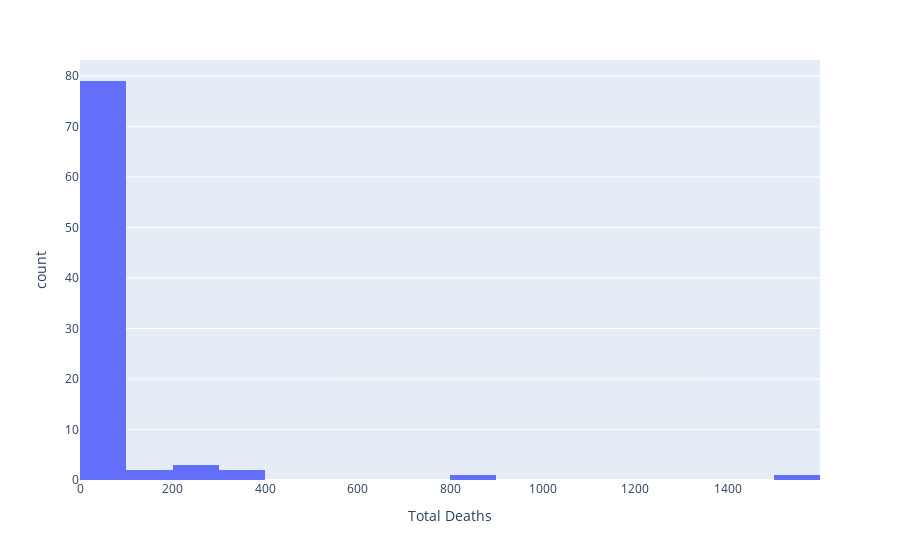

The notebook cell this image was saved under:
### Code cell
compiledcountydata_dir = "https://raw.githubusercontent.com/jaredbarkley0/PythonGroupProject/master/MN%20County%20Data_032021.csv"
compiledcountydata = pd.read_csv(compiledcountydata_dir)
compiledcountydata.head()

compiledcountydata["Total Deaths"].describe()
fig = px.histogram(compiledcountydata, x="Total Deaths")
fig.show()

### Figure 1 — Plotly figure (JSON) as saved in the notebook; plotly's stock layout.template omitted (floating-point values rounded to 4 significant figures)
{"data": [{"alignmentgroup": "True", "bingroup": "x", "hovertemplate": "Total Deaths=%{x}<br>count=%{y}<extra></extra>", "legendgroup": "", "marker": {"color": "#636efa"}, "name": "", "offsetgroup": "", "orientation": "v", "showlegend": false, "type": "histogram", "x": [33, 390, 42, 51, 90, 3, 35, 37, 49, 40, 24, 35, 45, 87, 14, 0, 20, 82, 392, 4, 68, 17, 8, 24, 69, 8, 1588, 14, 41, 56, 46, 10, 19, 74, 21, 11, 16, 18, 1, 20, 2, 44, 7, 15, 28, 50, 34, 47, 47, 31, 8, 41, 47, 8, 89, 70, 16, 16, 24, 63, 5, 805, 5, 27, 40, 91, 14, 17, 107, 73, 10, 264, 202, 11, 8, 18, 30, 5, 3, 20, 17, 259, 8, 11, 49, 116, 17, 0], "xaxis": "x", "yaxis": "y"}], "layout": {"barmode": "relative", "legend": {"tracegroupgap": 0}, "margin": {"t": 60}, "xaxis": {"anchor": "y", "domain": [0, 1], "title": {"text": "Total Deaths"}}, "yaxis": {"anchor": "x", "domain": [0, 1], "title": {"text": "count"}}}}
